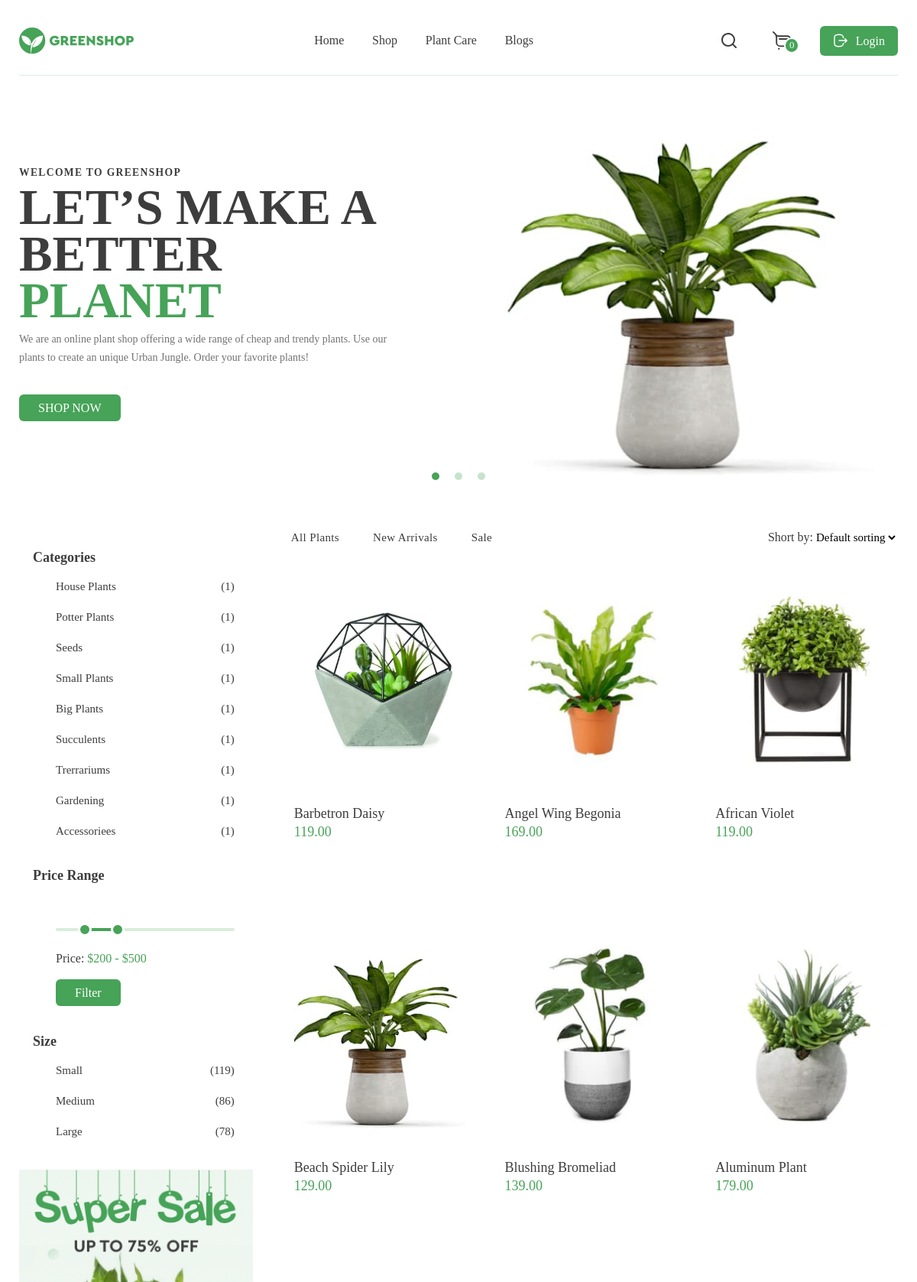
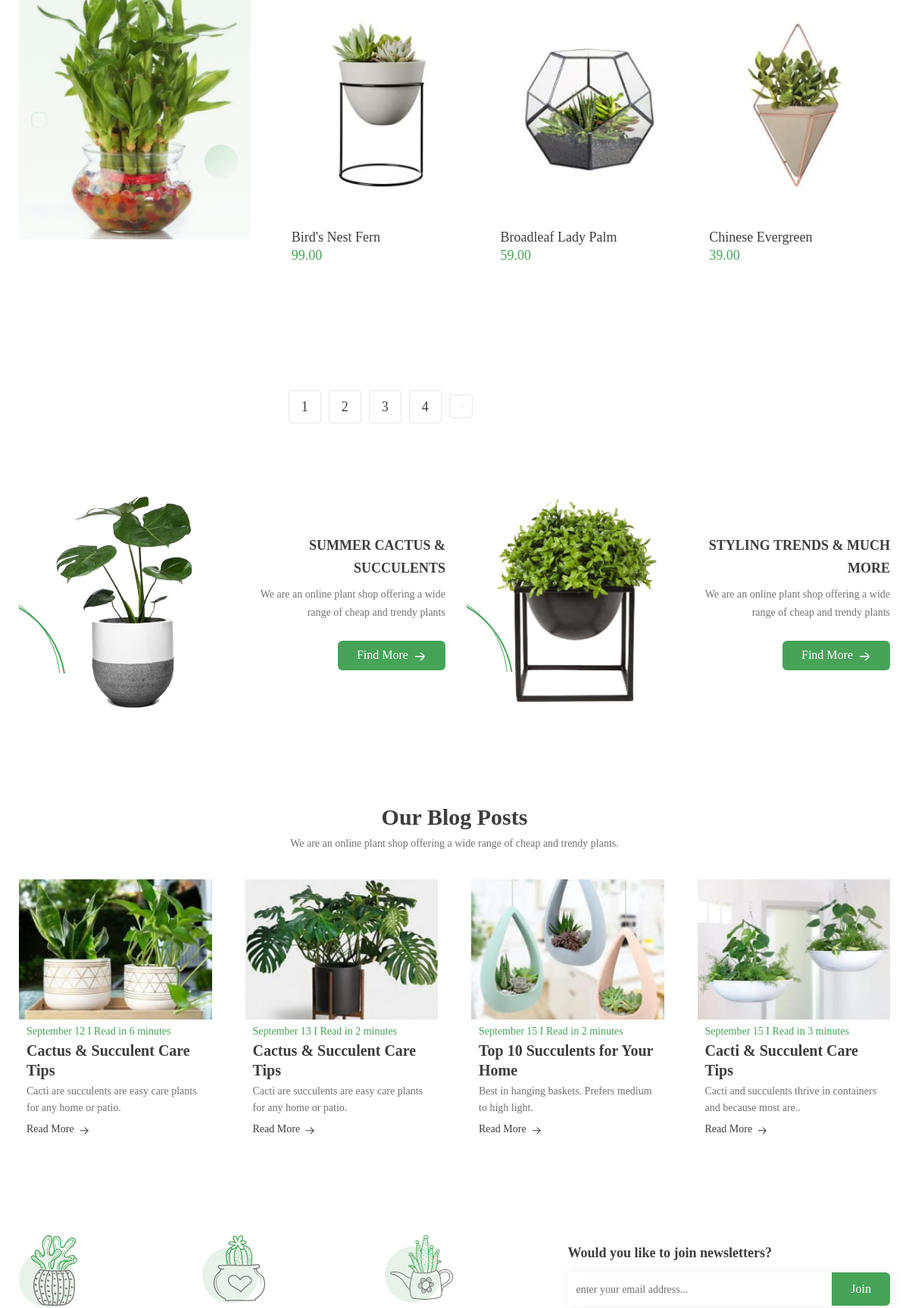
The page / (upper part) on the database its author committed (2 pictures, top to bottom).
### store/models.py (models this page shows, shortened)
class Category(models.Model):
    name = models.CharField("Категория", max_length=150)
    amount = models.CharField("Количество", max_length=20)
    url = models.SlugField(max_length=120, unique=True)
    class Meta:
        verbose_name = "Категория"
        verbose_name_plural = "Категории"

class Flowers(models.Model):
    title = models.TextField("Название", max_length=250, blank=True)
    price = models.CharField("Цена", max_length=50, blank=True)
    img = models.ImageField("Изоброжения", upload_to="flowers/")
    description = models.TextField("Описание", max_length=500, blank=True)
    url = models.SlugField(max_length=130, unique=True)
    category = models.ForeignKey(
        Category, verbose_name="Категория", on_delete=models.SET_NULL, null=True
    )
    class Meta:
        verbose_name = 'Растения'
        verbose_name_plural = 'Растения'

### store/views.py (the view)
# urls.py: path('', views.FlowersListView.as_view(), name='home'),
class FlowersListView(CategoryFilter, ListView):
    model = Flowers
    queryset = Flowers.objects.all()

### store/views.py (called while the page is built)
    def get_category(self):
        return Category.objects.all()

### templates/store/flowers_list.html (shortened to what this page needs)
{% extends 'base.html' %}
{% load static %}
{% block content  %}
    <main class="main">
        <section class="slider">
            <div class="container">
                <div class="slider__inner">
                    <div class="slider__item">
                        <div class="slider__text-container">
                            <h3 class="slider__text">Welcome to GreenShop</h3>
                            <h1 class="slider__title">LET’S MAKE A BETTER <span class="highlight">PLANET</span></h1>
                            <p class="slider__subtitle">We are an online plant shop offering a wide range of cheap and trendy plants. Use our plants to create an unique Urban Jungle. Order your favorite plants!</p>
                            <a href="{% url 'product' %}" class="slider__button button">SHOP NOW</a>
                        </div>
                        <img src="{% static 'images/sliderPlant.jpg' %}" alt="" class="slider__img">
                    </div>
                </div>
            </div>
        </section>
        <section class="product-menu">
            <div class="container">
                <div class="product-menu__inner">
                    <aside class="filter-bar">
                        <form action="">
                        <div class="filter-bar__wrapper" id="filter-bar__wrapper">
                            <div class="filter-bar__category">
                                <h3 class="filter-bar__title">Categories</h3>
                                <ul class="filter-bar__list">
                                {% for category in view.get_category %}
                                        <li class="filter-bar__list-item">
                                            <a href="" class="filter-bar__list-link">
                                              {{ category.name }}  <span class="filter-bar__list-counter">{{ category.amount }}</span>
                                            </a>
                                        </li>
                                {% endfor %}
                                </ul>
                            </div>
                            <div class="filter-bar__category">
                                <h3 class="filter-bar__title">Price Range</h3>
                                <div class="filter-bar__slider">
                                    <p class="filter-bar__price">Price: <span class="filter-bar__price-highlight highlight">$200 - $500</span></p>
                                    <a href="#" class="filter-bar__button button">Filter</a>
                                </div>
                            </div>
                            <div class="filter-bar__category">
                                <h3 class="filter-bar__title">Size</h3>
                                <ul class="filter-bar__list">
                                        <li class="filter-bar__list-item">
                                            <a href="#" class="filter-bar__list-link">
                                                Small<span class="filter-bar__list-counter">119</span>
                                            </a>
                                        </li>
                                        <li class="filter-bar__list-item">
                                            <a href="#" class="filter-bar__list-link">
                                                Medium<span class="filter-bar__list-counter">86</span>
                                            </a>
                                        </li>
                                        <li class="filter-bar__list-item">
                                            <a href="#" class="filter-bar__list-link">
                                                Large<span class="filter-bar__list-counter">78</span>
                                            </a>
                                        </li>
                                </ul>
                            </div>
                        </div>
                        <a href="#" class="filter-bar__sale">
                            <img src="{% static 'images/Sale.png' %}" alt="Sale" class="filter-bar__img">
                        </a>
                    </form>
                    </aside>
                    <div class="product">
                        <div class="sort-type">
                            <ul class="sort-type__list">
                                <li class="sort-type__list-item">
                                    <a href="#" class="sort-type__list-link">All Plants</a>
                                </li>
                                <li class="sort-type__list-item">
                                    <a href="#" class="sort-type__list-link">New Arrivals</a>
                                </li>
                                <li class="sort-type__list-item">
                                    <a href="#" class="sort-type__list-link">Sale</a>
                                </li>
                            </ul>
                            <p class="sort-type__select-title">Short by:
                                <select name="sort-by" id="sort-type__select" class="sort-type__select">
                                    <option value="1">Default sorting</option>
                                </select>
                            </p>
                        </div>
                        <div class="product__wrapper">
                            {% for flower in flowers_list %}
                            <div class="product-item">
                                <a href="{% url 'store_detail' flower.url %}" class="product-item__img-wrapper">
                                    <img src="{{ flower.img.url }}" alt="Plant" class="product-item__img">
                                </a>
                                <div class="product-item__text">
                                        <p class="product-item__title">{{ flower.title }}</p>
                                        <p class="product-item__price">
                                            {{ flower.price }}
                                        </p>
                                </div>
                            </div>
                            {% endfor %}
                        <div class="page-counter">
                            <ul class="page-counter__list">
                                <li class="page-counter__list-item">
                                    <a href="#" class="page-counter__list-link">1</a>
                                </li>
                                <li class="page-counter__list-item">
                                    <a href="#" class="page-counter__list-link">2</a>
                                </li>
                                <li class="page-counter__list-item">
                                    <a href="#" class="page-counter__list-link">3</a>
                                </li>
                                <li class="page-counter__list-item">
                                    <a href="#" class="page-counter__list-link">4</a>
                                </li>
                                <li class="page-counter__list-item">
                                    <a href="#" class="page-counter__list-link">
                                        <img src="{% static 'images/nextArrow.svg' %}" alt="next" class="page-counter__list-img">
                                    </a>
                                </li>
                            </ul>
                        </div>
                    </div>
                </div>
            </div>
        </section>
        <section class="news">
            <div class="container">
                <div class="news__inner">
                    <div class="news__wrapper">
                        <img src="{% static 'images/news1.png' %}" alt="Plant" class="news__img">
                        <div class="news__text-wrapper">
                            <h3 class="news__title">Summer cactus & succulents</h3>
                            <p class="news__text">We are an online plant shop offering a wide range of cheap and trendy plants</p>
                            <a href="#" class="news__button button">Find More<img src="{% static 'images/ArrowRight.svg' %}" alt="Arrow"></a>
                        </div>
                    </div>
                    <div class="news__wrapper">
                        <img src="{% static 'images/news2.png' %}" alt="Plant" class="news__img">
                        <div class="news__text-wrapper">
                            <h3 class="news__title">Styling Trends & much more</h3>
                            <p class="news__text">We are an online plant shop offering a wide range of cheap and trendy plants</p>
                            <a href="#" class="news__button button">Find More<img src="{% static 'images/ArrowRight.svg' %}" alt="Arrow"></a>
                        </div>
                    </div>
                </div>
            </div>
        </section>
        <section class="blog">
            <div class="container">
                <div class="blog__inner">
                    <h2 class="blog__title">Our Blog Posts</h2>
                    <p class="blog__subtite">We are an online plant shop offering a wide range of cheap and trendy plants. </p>
                    <div class="blog__wrapper">
                        <div class="blog-card">
                            <img src="{% static 'images/blogCards1.jpg' %}" alt="Plant" class="blog-card__img">
                            <div class="blog-card__text-wrapper">
                                <p class="blog-card__text highlight">September 12  I Read in 6 minutes</p>
                                <h3 class="blog-card__title">Cactus & Succulent Care Tips</h3>
                                <p class="blog-card__subtitle">Cacti are succulents are easy care plants for any home or patio. </p>
                                <a href="#" class="blog-card__more-button">Read More <img src="{% static 'images/ArrowRightDark.svg' %}" alt=""></a>
                            </div>
                        </div>
                        <div class="blog-card">
                            <img src="{% static 'images/blogCards2.jpg' %}" alt="Plant" class="blog-card__img">
                            <div class="blog-card__text-wrapper">
                                <p class="blog-card__text highlight">September 13  I Read in 2 minutes</p>
                                <h3 class="blog-card__title">Cactus & Succulent Care Tips</h3>
                                <p class="blog-card__subtitle">Cacti are succulents are easy care plants for any home or patio. </p>
                                <a href="#" class="blog-card__more-button">Read More <img src="{% static 'images/ArrowRightDark.svg' %}" alt=""></a>
                            </div>
                        </div>
                        <div class="blog-card">
                            <img src="{% static 'images/blogCards3.jpg' %}" alt="Plant" class="blog-card__img">
                            <div class="blog-card__text-wrapper">
                                <p class="blog-card__text highlight">September 15  I Read in 2 minutes</p>
                                <h3 class="blog-card__title">Top 10 Succulents for Your Home</h3>
                                <p class="blog-card__subtitle">Best in hanging baskets. Prefers medium to high light.</p>
                                <a href="#" class="blog-card__more-button">Read More <img src="{% static 'images/ArrowRightDark.svg' %}" alt=""></a>
                            </div>
                        </div>
                        <div class="blog-card">
                            <img src="{% static 'images/blogCards4.jpg' %}" alt="Plant" class="blog-card__img">
                            <div class="blog-card__text-wrapper">
                                <p class="blog-card__text highlight">September 15  I Read in 3 minutes</p>
                                <h3 class="blog-card__title">Cacti & Succulent Care Tips</h3>
                                <p class="blog-card__subtitle">Cacti and succulents thrive in containers and because most are..</p>
                                <a href="#" class="blog-card__more-button">Read More <img src="{% static 'images/ArrowRightDark.svg' %}" alt=""></a>
                            </div>
                        </div>
                    </div>
                </div>
            </div>
        </section>
    </main>
{% endblock content %}

### rows shown on the page
Category: name "House Plants", amount "1"
Category: name "Potter Plants", amount "1"
Category: name "Seeds", amount "1"
Category: name "Small Plants", amount "1"
Category: name "Big Plants", amount "1"
Category: name "Succulents", amount "1"
Category: name "Trerrariums", amount "1"
Category: name "Gardening", amount "1"
Category: name "Accessoriees", amount "1"
Flowers: img (picture), title "Barbetron Daisy", price "119.00"
Flowers: img (picture), title "Angel Wing Begonia", price "169.00"
Flowers: img (picture), title "African Violet", price "119.00"
Flowers: img (picture), title "Beach Spider Lily", price "129.00"
Flowers: img (picture), title "Blushing Bromeliad", price "139.00"
Flowers: img (picture), title "Aluminum Plant", price "179.00"
Flowers: img (picture), title "Bird's Nest Fern", price "99.00"
Flowers: img (picture), title "Broadleaf Lady Palm", price "59.00"
Flowers: img (picture), title "Chinese Evergreen", price "39.00"
